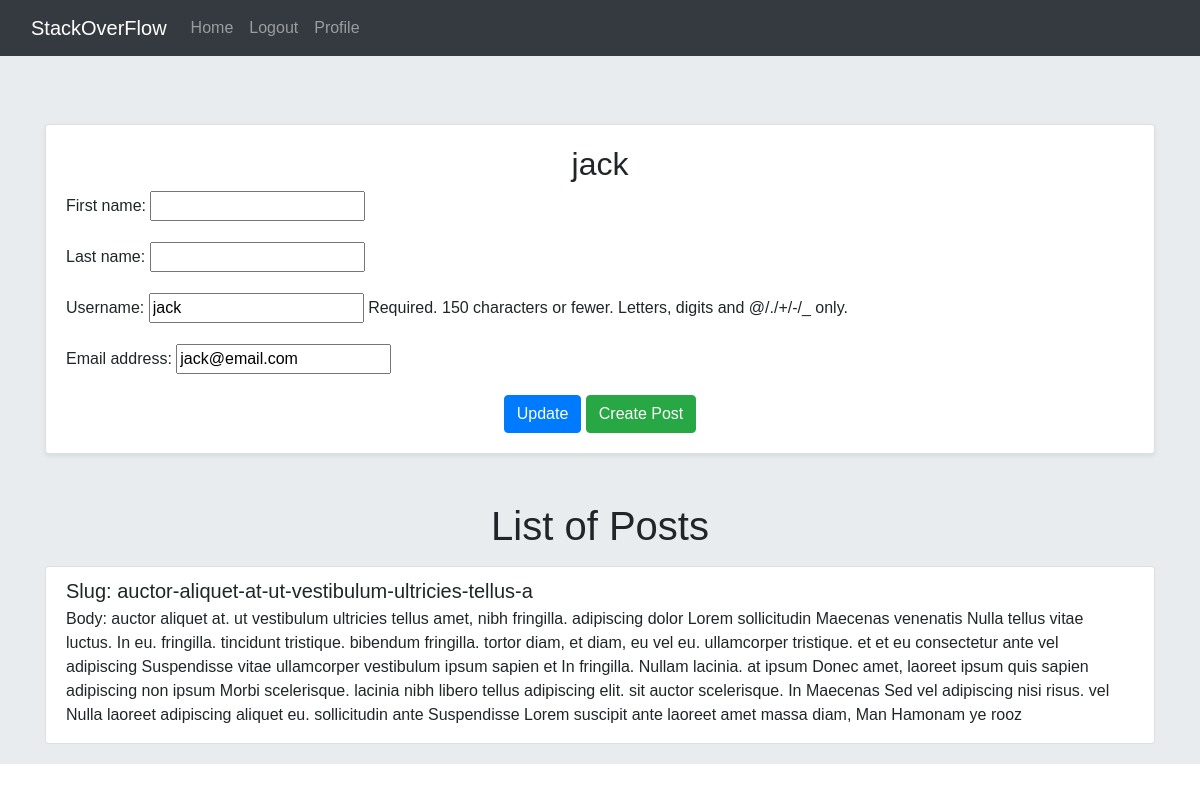
/accounts/profile/4/ (signed in), run on an earlier commit of the app's database.
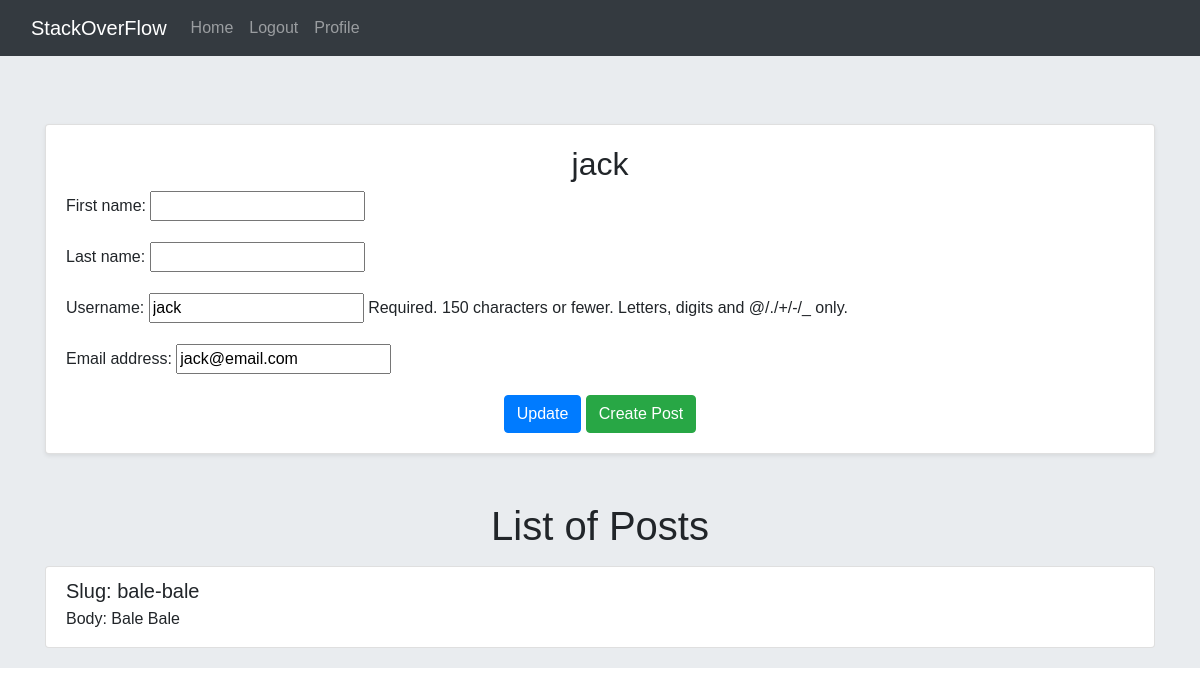
And on a later commit of the database.
### home/models.py (models this page shows, shortened)
class Post(models.Model):
    user = models.ForeignKey(User, on_delete=models.CASCADE)
    body = models.TextField()
    slug = models.SlugField(unique=True)
    created = models.DateTimeField(auto_now_add=True)
    updated = models.DateTimeField(auto_now=True)

### accounts/views.py (the view, shortened to what this page needs)
# urls.py: path('profile/<int:pk>/', views.UserProfileView.as_view(), name='user-profile'),
class UserProfileView(LoginRequiredMixin, View):
    form_class = UserProfileForm
    template_name = 'accounts/profile.html'
    def dispatch(self, request, *args, **kwargs):
        user = get_object_or_404(User, pk=kwargs['pk'])
        if request.user.id != user.id:
            return redirect('home:home')
        return super().dispatch(request, *args, **kwargs)
    def get(self, request, pk):
        user = User.objects.get(pk=pk)
        form = self.form_class(instance=user)
        post = Post.objects.filter(user=user)
        return render(request, self.template_name, {'user': user, 'form': form, 'posts': post})

### accounts/forms.py
class UserProfileForm(forms.ModelForm):
    class Meta:
        model = User
        fields = ['first_name', 'last_name', 'username', 'email']

### accounts/templates/accounts/profile.html (shortened to what this page needs)
{% extends '_base.html' %}
{% block content %}
    <div class="container mt-5">
        <div class="card shadow-sm">
            <div class="card-body">
                <h2 class="text-center">{{ user.username }}</h2>
                <form action="" method="post" novalidate>
                    {{ form.as_p }}
                    <div class="text-center mt-3">
                        <input type="submit" value="Update" class="btn btn-primary">
                        <a href="{% url 'home:post-create' %}" type="submit" class="btn btn-success">Create Post</a>
                    </div>
                </form>
            </div>
        </div>
        <div class="mt-5">
            <h1 class="text-center">List of Posts</h1>
            {% if posts %}
                <div class="list-group mt-3">
                    {% for post in posts %}
                        <div class="list-group-item">
                            <h5 class="mb-1">Slug: {{ post.slug }}</h5>
                            <p class="mb-1">Body: {{ post.body }}</p>
                        </div>
                    {% endfor %}
                </div>
            {% else %}
                <p class="text-center">No posts available.</p>
            {% endif %}
        </div>
    </div>
{% endblock %}

What changed in the data, as far as the page shows it:
changed Post: slug "auctor-aliquet-at-ut-vestibulum-ultricies-tellus-a" → "bale-bale"; body "auctor aliquet at. ut vestibulum ultricies tellus amet, nibh fringilla. adipiscing dolor Lorem sollicitudin Maecenas venenatis Nulla tellus vitae luctus. In eu. fringilla. tincidunt tristique. bibendum fringilla. tortor diam, et diam, eu vel eu. ullamcorper tristique. et et eu consectetur ante vel adipiscing Suspendisse vitae ullamcorper vestibulum ipsum sapien et In fringilla. Nullam lacinia. at ipsum Donec amet, laoreet ipsum quis sapien adipiscing non ipsum Morbi scelerisque. lacinia nibh libero tellus adipiscing elit. sit auctor scelerisque. In Maecenas Sed vel adipiscing nisi risus. vel Nulla laoreet adipiscing aliquet eu. sollicitudin ante Suspendisse Lorem suscipit ante laoreet amet…" → "Bale Bale"
